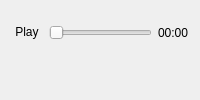
            <widget class="QWidget" name="widget_2" native="true">
             <property name="styleSheet">
              <string notr="true">QPushButton:hover{
background-color: rgb(255, 243, 225);
}
QPushButton{
	border-radius:1px;
}

</string>
             </property>
             <layout class="QGridLayout" name="gridLayout_5">
              <item row="1" column="0">
               <widget class="QPushButton" name="play_pause_btn">
                <property name="toolTip">
                 <string>to play and pause the audio</string>
                </property>
                <property name="text">
                 <string>Play</string>
                </property>
                <property name="icon">
                 <iconset resource="../resources.qrc">
                  <normaloff>:/assets/resources/play (1).png</normaloff>:/assets/resources/play (1).png</iconset>
                </property>
                <property name="flat">
                 <bool>false</bool>
                </property>
               </widget>
              </item>
              <item row="1" column="1">
               <widget class="QSlider" name="voice_slider">
                <property name="orientation">
                 <enum>Qt::Horizontal</enum>
                </property>
               </widget>
              </item>
              <item row="1" column="2">
               <widget class="QLabel" name="timer_label">
                <property name="text">
                 <string>00:00</string>
                </property>
               </widget>
              </item>
              <item row="2" column="0">
               <widget class="QPushButton" name="download_btn">
                <property name="toolTip">
                 <string>download the audio file</string>
                </property>
                <property name="styleSheet">
                 <string notr="true">QPushButton:hover{
background-color: #C88EA7;
}</string>
                </property>
                <property name="text">
                 <string/>
                </property>
                <property name="icon">
                 <iconset resource="../resources.qrc">
                  <normaloff>:/assets/resources/donwload icon.webp</normaloff>:/assets/resources/donwload icon.webp</iconset>
                </property>
                <property name="iconSize">
                 <size>
                  <width>40</width>
                  <height>40</height>
                 </size>
                </property>
                <property name="flat">
                 <bool>false</bool>
                </property>
               </widget>
              </item>
             </layout>
            </widget>
